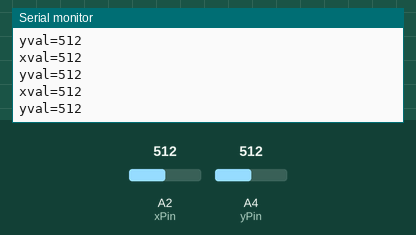
Recording of a sketch running on a simulated Arduino Uno, built with avr-gcc and run on an emulated ATmega328P. On the bench: the last lines printed to the serial monitor. Inputs (shaded band) come from the test bench; at power-on: A4 (yPin) = 512, A2 (xPin) = 512. No radio packets arrive unless stated.

Above: at 3.3 s.
3.4 s: A4 (yPin) set to 394
At 4.7 s:
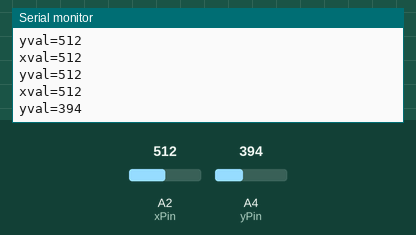
4.9 s: A4 (yPin) set to 366
At 5.5 s:
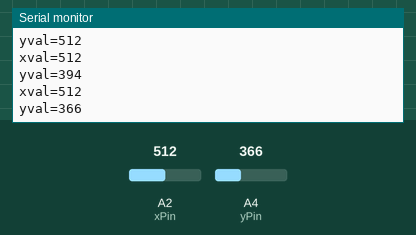
7.5 s: A2 (xPin) set to 421
At 8.8 s:
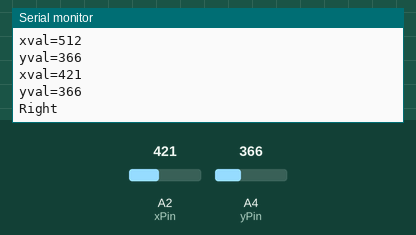
9.0 s: A2 (xPin) set to 392
At 9.6 s:
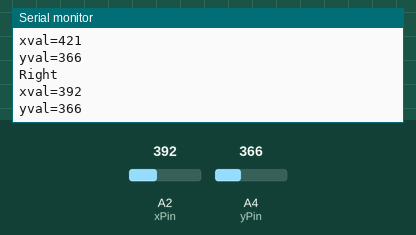
10.5 s: A2 (xPin) set to 322
At 11.8 s:
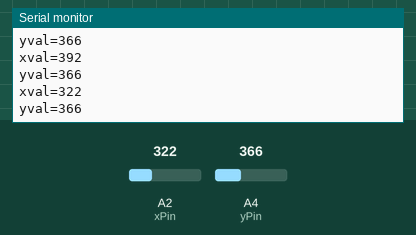
12.0 s: A2 (xPin) set to 297
At 12.4 s:
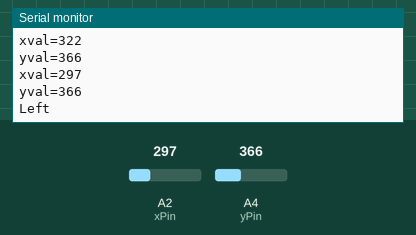
Timing chart, 0 to 15.0 s (numbered marks = the images above; inputs shaded):
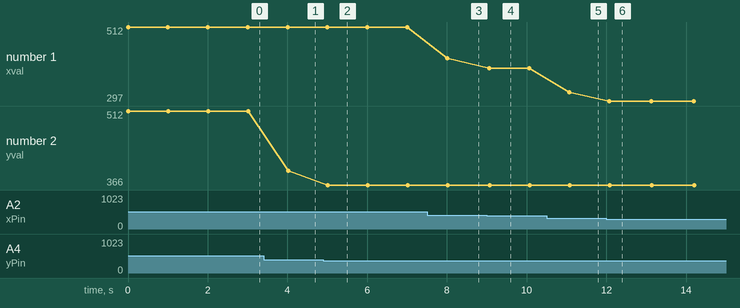

The sketch:

transmitter.ino
```cpp
/*
 * Project : Gesture Control Toy Car (https://github.com/soumitrasamant/gesture_control_bot/)
 * Author : Soumitra Samant (https://github.com/soumitrasamant)
 * Version : 1.1
 */

#include <VirtualWire.h>

int xPin=2;    // X pin of the ADXL335 accelerometer
int yPin=4;    // Y pin of the ADXL 335 accelerometer
void setup()
{
  vw_setup(2000); //Bits per second
  Serial.begin(9600); //Initialise the serial connection debugging
}

void loop()
{
  int xval=analogRead(xPin); // Storing the ADXL335 readings in xval and y val
  int yval=analogRead(yPin);

  // Unomment the next code for debugging and finding the threshold values for different orientations

  Serial.print("xval=");
  Serial.println(xval);

  Serial.print("yval=");
  Serial.println(yval);

  //delay(500);   //used to display values after 1s delay

  Serial.print("\n");

  if ((xval>340 && xval<380) && (yval>350 && yval<395)) //stationary or stop(transmitter parallel to ground)
  {
    const char *msg0 = "parallel";
    Serial.println("Parallel");
    vw_send((uint8_t *)msg0, strlen(msg0));
    vw_wait_tx();
  }
  else
  {
    if ((xval>340 && xval<388) && (yval>420 && yval<460)) //forward(transmitter tilted forward)
    {
      const char *msg1 = "forward";
      Serial.println("Forward");
      vw_send((uint8_t *)msg1, strlen(msg1));
      vw_wait_tx();
    }
    if ((xval>340 && xval<365) && (yval>270 && yval<300)) //backward(transmitter tilted backward)
    {
      const char *msg2 = "backward";
      Serial.println("Backward");
      vw_send((uint8_t *)msg2, strlen(msg2));
      vw_wait_tx();
    }
    if ((xval>260 && xval<310) && (yval>330 && yval<390)) //left(transmitter tilted to left)
    {
      const char *msg3 = "left";
      Serial.println("Left");
      vw_send((uint8_t *)msg3, strlen(msg3));
      vw_wait_tx();
    }
     if ((xval>410 && xval<451) && (yval>330 && yval<380))//right(transmitter tilted to right)
    {
      const char *msg4 = "right";
      Serial.println("Right");
      vw_send((uint8_t *)msg4, strlen(msg4));
      vw_wait_tx();
    }
  }
  delay(1000);

}
```

Measured:
- the behaviour switches between 411 and 410 on A2 (xPin) (found by bisection; images 3 and 4)
- the behaviour switches between 310 and 309 on A2 (xPin) (found by bisection; images 5 and 6)
- after the input at 3.4 s, the serial monitor: prints a new line after 0.61 s (image 1)
- after the input at 4.9 s, the serial monitor: prints a new line after 0.11 s (image 2)
- after the input at 7.5 s, the serial monitor: prints a new line after 0.51 s (image 3)
- after the input at 9.0 s, the serial monitor: prints a new line after 0.07 s (image 4)
- after the input at 10.5 s, the serial monitor: prints a new line after 0.57 s (image 5)
- after the input at 12.0 s, the serial monitor: prints a new line after 0.07 s (image 6)
